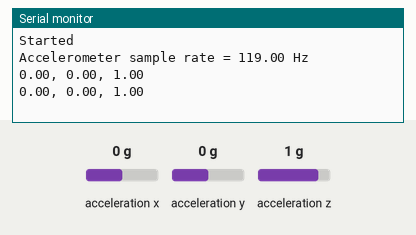
The sketch below on a simulated Arduino Nano 33 IoT. On the bench: the last lines printed to the serial monitor. Inputs (shaded band) come from the test bench; at power-on: acceleration x 0 g, acceleration y 0 g, acceleration z 1 g. WiFi joins after 1.5 s; servers stay silent unless stated.

Above: at 4.2 s.
4.3 s: acceleration x set to -1.4 g
At 5.4 s:
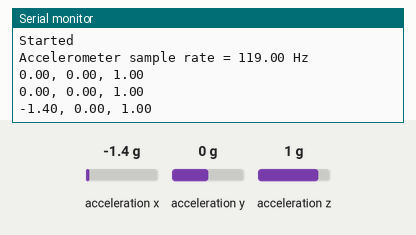
5.8 s: acceleration y set to -1.4 g
At 6.8 s:
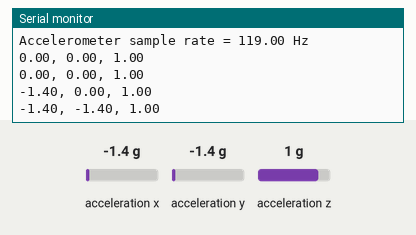
7.3 s: acceleration z set to -1.4 g
At 8.8 s:
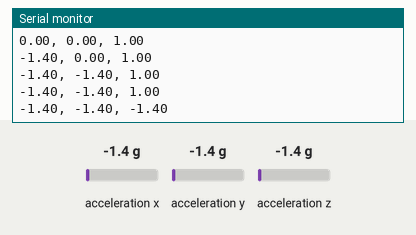

Measured:
- after the input at 4.3 s, the serial monitor: prints a new line after 0.71 s (image 1)
- after the input at 5.8 s, the serial monitor: prints a new line after 0.21 s (image 2)
- after the input at 7.3 s, the serial monitor: prints a new line after 0.71 s (image 3)

The sketch:

Untitled_feb11b.ino
```cpp
#include "arduino_secrets.h"
/*
  Sketch generated by the Arduino IoT Cloud Thing "Untitled"
  https://create.arduino.cc/cloud/things/675980a4-4642-4213-9737-414c59460dce

  Arduino IoT Cloud Variables description

  The following variables are automatically generated and updated when changes are made to the Thing

  float x;
  float y;
  float z;

  Variables which are marked as READ/WRITE in the Cloud Thing will also have functions
  which are called when their values are changed from the Dashboard.
  These functions are generated with the Thing and added at the end of this sketch.
*/

#include "thingProperties.h"
#include <Arduino_LSM6DS3.h>
void setup() {
  // Initialize serial and wait for port to open:
  Serial.begin(9600);
  // This delay gives the chance to wait for a Serial Monitor without blocking if none is found
  delay(1500);

  // Defined in thingProperties.h
  initProperties();

  // Connect to Arduino IoT Cloud
  ArduinoCloud.begin(ArduinoIoTPreferredConnection);

  /*
     The following function allows you to obtain more information
     related to the state of network and IoT Cloud connection and errors
     the higher number the more granular information you’ll get.
     The default is 0 (only errors).
     Maximum is 4
 */
  setDebugMessageLevel(2);
  ArduinoCloud.printDebugInfo();

  while (!Serial);  // wait for port to init
  Serial.println("Started");

  if (!IMU.begin()) {
    Serial.println("Failed to initialize IMU!");
    while (1);
  }

  Serial.println(
    "Accelerometer sample rate = "
    + String(IMU.accelerationSampleRate()) + " Hz");
}


void loop() {
  ArduinoCloud.update();
  // Your code here
  if (IMU.accelerationAvailable()) {
    IMU.readAcceleration(x, y, z);
  }

  Serial.println(
    String(x) + ", " + String(y) + ", " + String(z));

  delay(1000);

}
```

arduino_secrets.h
```cpp
#define SECRET_OPTIONAL_PASS ""
#define SECRET_SSID ""
```

thingProperties.h
```cpp
// Code generated by Arduino IoT Cloud, DO NOT EDIT.

#include <ArduinoIoTCloud.h>
#include <Arduino_ConnectionHandler.h>

const char SSID[]     = SECRET_SSID;    // Network SSID (name)
const char PASS[]     = SECRET_OPTIONAL_PASS;    // Network password (use for WPA, or use as key for WEP)


float x;
float y;
float z;

void initProperties(){

  ArduinoCloud.addProperty(x, READ, 10 * SECONDS, NULL);
  ArduinoCloud.addProperty(y, READ, 10 * SECONDS, NULL);
  ArduinoCloud.addProperty(z, READ, 10 * SECONDS, NULL);


}

WiFiConnectionHandler ArduinoIoTPreferredConnection(SSID, PASS);
```
